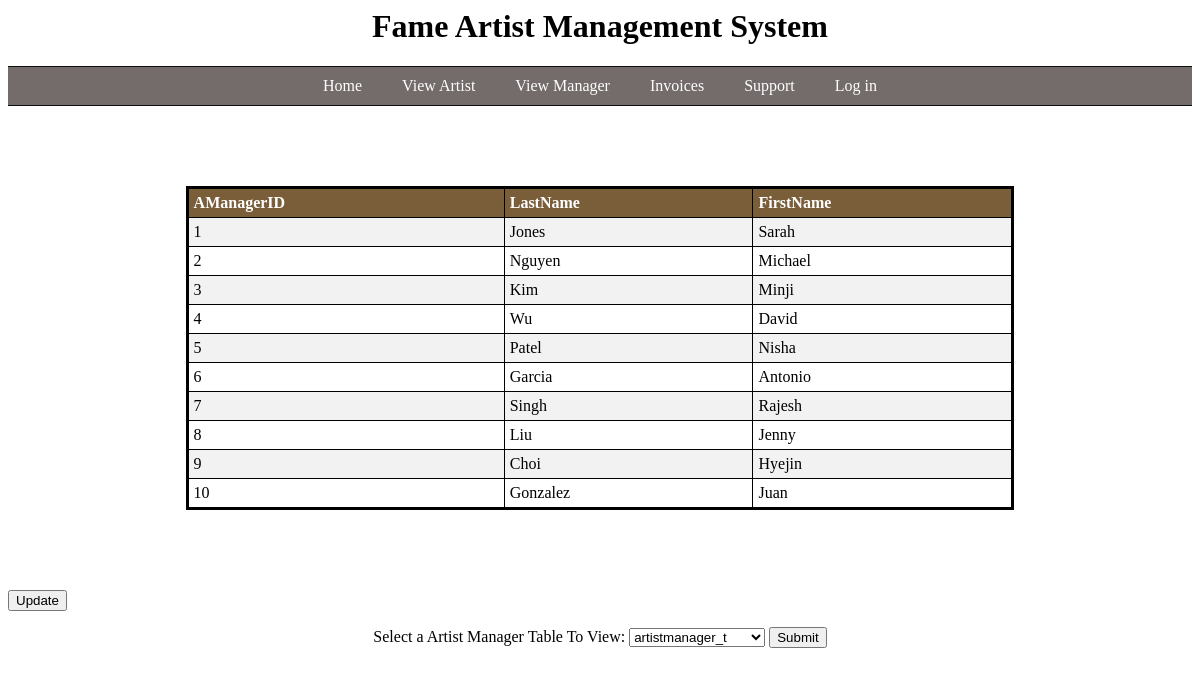
Screenshot of /Vmanager.php with the database file from the repository.
### tables this page shows
CREATE TABLE `artistmanager_t` (
  `AManagerID` int NOT NULL,
  `LastName` varchar(25) DEFAULT NULL,
  `FirstName` varchar(25) DEFAULT NULL,
  PRIMARY KEY (`AManagerID`)
);

### Vmanager.php (the view, shortened to what this page needs)
<html>
<link rel="stylesheet" type="text/css" href="Styles.css">
    <head>
    <h1>Fame Artist Management System</h1>
        <nav>
            <ul>
                <li><a href="index.php">Home</a></li>
                <li><a href="Vartist.php">View Artist</a></li>
                <li><a href="Vmanager.php">View Manager</a></li>
                <li><a href="Vinvoices.php">Invoices</a></li>
                <li><a href= "Support.php">Support</a></li>
                <li><a href="login/Login.php">Log in</a></li>
            </ul>
        </nav>
    <hr>
    </head>
    <body>
  <?php
        $host = 'localhost';
        $dbname = 'case5';
        $username = 'root';
        $password = '';
        try {
            $conn = new PDO("mysql:host=$host;dbname=$dbname", $username, $password);
            $conn->setAttribute(PDO::ATTR_ERRMODE, PDO::ERRMODE_EXCEPTION);
        } catch(PDOException $e) {
            echo "Connection failed: " . $e->getMessage();
        }
            if ($_SERVER["REQUEST_METHOD"] == "POST") {
                if (isset($_POST["submit"])) {
                    $table = trim($_POST["table"]);
                    $select_sql = "SELECT * FROM `" . $table . "`";
                    $columns_sql = "SHOW COLUMNS FROM `" . $table . "`";
                    $select_result = $conn->prepare($select_sql);
                    $select_result->execute();
                    $columns_result = $conn->prepare($columns_sql);
                    $columns_result->execute();
                    if ($select_result->rowCount() > 0) {
                        echo "<table>";
                        echo "<tr>";
                        foreach ($columns_result->fetchAll(PDO::FETCH_COLUMN) as $column) {
                            echo "<th>" . $column . "</th>";
                        }
                        echo "</tr>";
                        while ($row = $select_result->fetch(PDO::FETCH_ASSOC)) {
                            echo "<tr>";
                            foreach ($row as $column) {
                                echo "<td>" . $column . "</td>";
                            }
                            echo "</tr>";
                        }
                        echo "</table>";
                    }
                }
            }
            else {
                $table = "artistmanager_t";
                $select_sql = "SELECT * FROM " . $table;
                $columns_sql = "SHOW COLUMNS FROM " . $table;
                $select_result = $conn->prepare($select_sql);
                $select_result->execute();
                $columns_result = $conn->prepare($columns_sql);
                $columns_result->execute();
                if ($select_result->rowCount() > 0) {
                    echo "<table>";
                    echo "<tr>";
                    foreach ($columns_result->fetchAll(PDO::FETCH_COLUMN) as $column) {
                        echo "<th>" . $column . "</th>";
                    }
                    echo "</tr>";
                    while ($row = $select_result->fetch(PDO::FETCH_ASSOC)) {
                        echo "<tr>";
                        foreach ($row as $column) {
                            echo "<td>" . $column . "</td>";
                        }
                        echo "</tr>";
                    }
                    echo "</table>";
                } else {
                    echo "0 results";
                }
            }
    ?>
       <div class="Udate">
            <form method="post" action="<?php echo htmlspecialchars($_SERVER["PHP_SELF"]); ?>">
                <input type="submit" name="Update" value="Update">
            </form>
        </div>
        <div class="Tmenu">
            <form method="post" action="<?php echo htmlspecialchars($_SERVER["PHP_SELF"]); ?>">
                <label for="table">Select a Artist Manager Table To View:</label>
                <select name="table" id="table">
                    <?php
                        $tables = $conn->query(
                        "SELECT DISTINCT TABLE_NAME
                        FROM INFORMATION_SCHEMA.COLUMNS
                        WHERE COLUMN_NAME = 'AManagerID';");
                        foreach($tables as $table){
                            echo "<option value='". $table[0] ."'>". $table[0] ."</option>";
                        }
                    ?>
                </select>
                <input type="submit" name="submit" value="Submit">
            </form>
        </div>
    </body>
</html>

### Styles.css (style rules this page uses)
h1 { text-align: center; }
nav { background-color: #746b6b; color: #fff; display: flex; text-align: center; justify-content: center; padding: 10px; }
nav ul { display: flex; list-style: none; margin: 0; padding: 0; }
nav ul li { margin: 0 20px; }
nav ul li a { color: #fff; text-decoration: none; }
hr { border: none; border-top: 1px solid #0c0c0c; margin: 0px 0; }
.Tmenu { text-align: center; }
table { border: 3px solid black; margin: 5em auto; border-collapse: collapse; width: 70%; }
th, td { text-align: left; padding: 5px; border: 1.5px solid black; }
th { background-color: #7a5e3a; color: white; }
tr:nth-child(even) { background-color: #f2f2f2; }

### rows the page displays
artistmanager_t: AManagerID "1", LastName "Jones", FirstName "Sarah"
artistmanager_t: AManagerID "2", LastName "Nguyen", FirstName "Michael"
artistmanager_t: AManagerID "3", LastName "Kim", FirstName "Minji"
artistmanager_t: AManagerID "4", LastName "Wu", FirstName "David"
artistmanager_t: AManagerID "5", LastName "Patel", FirstName "Nisha"
artistmanager_t: AManagerID "6", LastName "Garcia", FirstName "Antonio"
artistmanager_t: AManagerID "7", LastName "Singh", FirstName "Rajesh"
artistmanager_t: AManagerID "8", LastName "Liu", FirstName "Jenny"
artistmanager_t: AManagerID "9", LastName "Choi", FirstName "Hyejin"
artistmanager_t: AManagerID "10", LastName "Gonzalez", FirstName "Juan"

### other values shown
$column "AManagerID"
$column "LastName"
$column "FirstName"
form field table "artistmanager_t"
